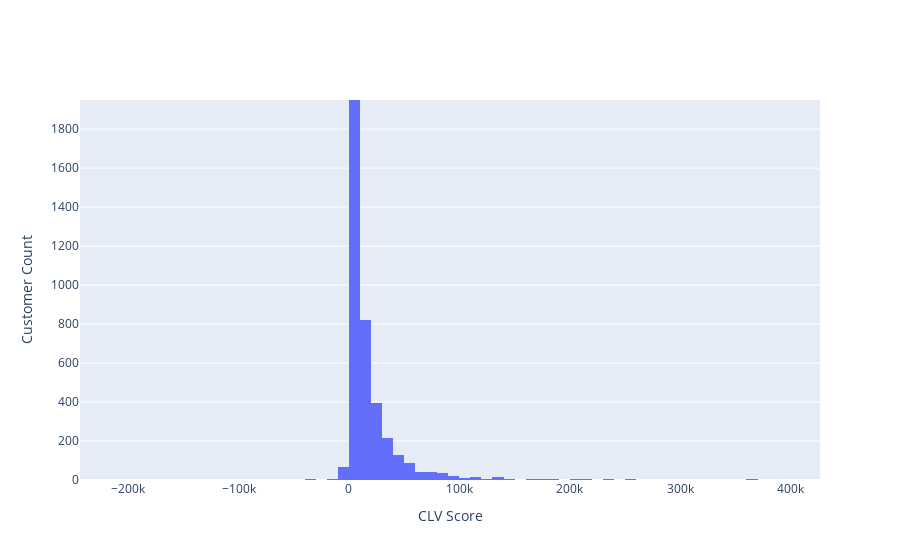

Source (notebook cell):
### Markdown cell above
## Now, let's visualise our CLV score

### Code cell
fig = go.Figure(go.Histogram(x=customer_lifetime['CLV Score']))
fig.update_layout(xaxis_title="CLV Score", yaxis_title="Customer Count")

### Figure 1 — Plotly figure (JSON) as saved in the notebook; plotly's stock layout.template omitted (floating-point values rounded to 4 significant figures; data arrays with more than 128 entries replaced by an {"elided": "..."} marker saying what was removed)
{"data": [{"type": "histogram", "x": {"elided": "4383 float values"}}], "layout": {"autosize": true, "xaxis": {"autorange": false, "range": [-243500.0, 426600.0], "title": {"text": "CLV Score"}, "type": "linear"}, "yaxis": {"autorange": false, "range": [0, 1949.0], "title": {"text": "Customer Count"}}}}
